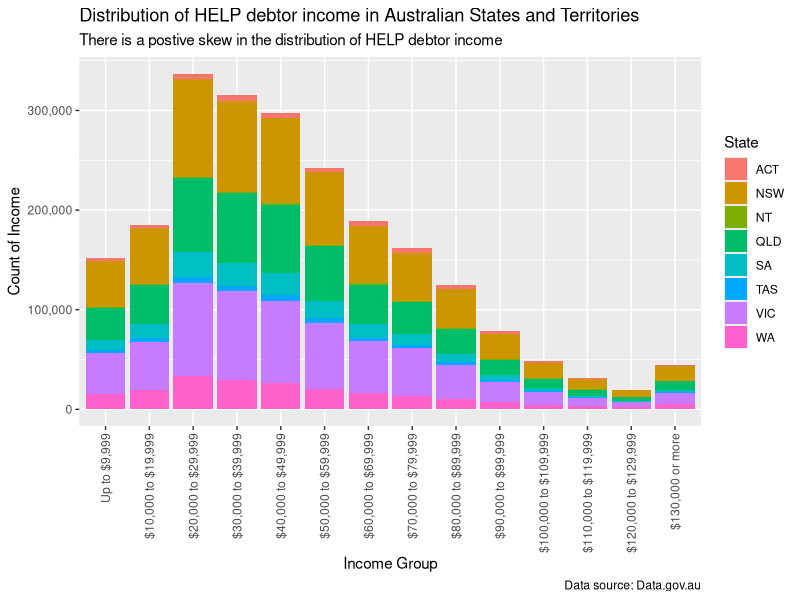
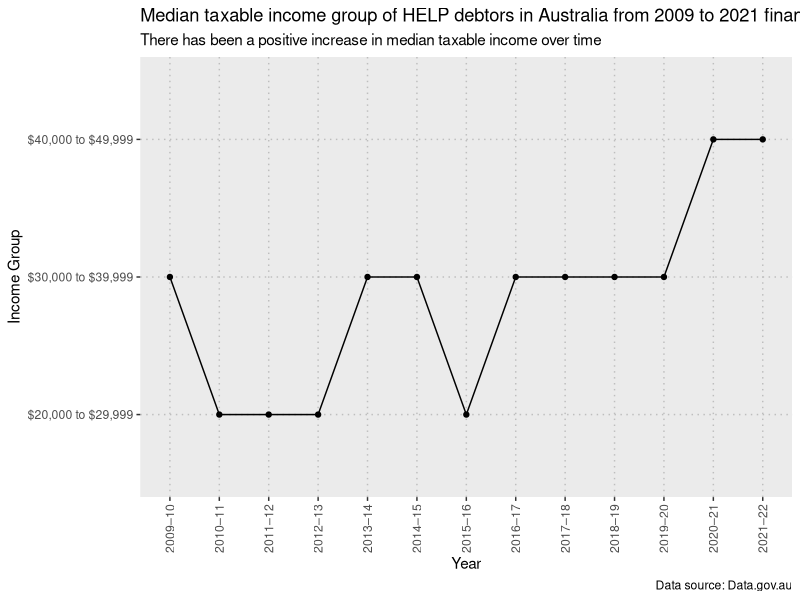

These charts were generated, in order, by the following R code:
## ---- chunk 1
knitr::opts_chunk$set(echo = TRUE)

# Loading Libraries
library(readxl)
library(dplyr)
library(tidyr)
library(ggplot2)
library(scales)
library(tidyverse)

# Loading Data
table_1 <- read_xlsx("Data/help-statistics-2021-2022.xlsx", sheet = 2, skip = 2, col_names = TRUE)
table_2 <- read_xlsx("Data/help-statistics-2021-2022.xlsx", sheet = 3, skip = 2, col_names = TRUE)
table_3 <- read_xlsx("Data/help-statistics-2021-2022.xlsx", sheet = 4, skip = 2, col_names = TRUE)
table_4 <- read_xlsx("Data/help-statistics-2021-2022.xlsx", sheet = 5, skip = 2, col_names = TRUE)
table_7 <- read_xlsx("Data/help-statistics-2021-2022.xlsx", sheet = 8, skip = 2, col_names = TRUE)
## ---- chunk 2

income_dist <- table_7 %>%
  select('Financial year', 'HELP repayment income', 'ACT', 'NSW', 'NT', 'QLD', 'SA', 'TAS', 'VIC', 'WA') %>%
  filter(`Financial year` == "2021–22") %>%
  filter(`HELP repayment income` != "Unknown")

pivoted_dist <- income_dist %>%
  pivot_longer(
    cols = c('ACT', 'NSW', 'NT', 'QLD', 'SA', 'TAS', 'VIC', 'WA'),
    names_to = "State",
    values_to = "Count")

income_factor = c("Up to $9,999", "$10,000 to $19,999", "$20,000 to $29,999", "$30,000 to $39,999", "$40,000 to $49,999", "$50,000 to $59,999", "$60,000 to $69,999", "$70,000 to $79,999", "$80,000 to $89,999", "$90,000 to $99,999", "$100,000 to $109,999", "$110,000 to $119,999", "$120,000 to $129,999", "$130,000 or more")

dist_plot <- ggplot(data = pivoted_dist, aes(x = factor(`HELP repayment income`, level = income_factor), y = Count, fill = State)) +
  geom_bar(stat="identity") +
  theme(axis.text.x = element_text(angle = 90, vjust = 0.5, hjust=1)) +
  scale_y_continuous(name="Count of Income", labels = label_comma()) +
  xlab("Income Group") +
  labs(title = "Distribution of HELP debtor income in Australian States and Territories", subtitle = "There is a postive skew in the distribution of HELP debtor income", caption = "Data source: Data.gov.au")

dist_plot

## ---- chunk 3

median_income <- table_7 %>%
  select('Financial year', 'HELP repayment income', 'ACT', 'NSW', 'NT', 'QLD', 'SA', 'TAS', 'VIC', 'WA') %>%
  filter(`HELP repayment income` != "Unknown")

median_pivot <- median_income %>%
  pivot_longer(
    cols = c('ACT', 'NSW', 'NT', 'QLD', 'SA', 'TAS', 'VIC', 'WA'),
    names_to = "State",
    values_to = "Count")

median_pivot <- mutate(median_pivot, `HELP repayment income` = case_when(
    `HELP repayment income`=="Up to $9,999" ~ 9999,
    `HELP repayment income`=="$10,000 to $19,999" ~ 19999, 
    `HELP repayment income`=="$20,000 to $29,999" ~ 29999, 
    `HELP repayment income`=="$30,000 to $39,999" ~ 39999, 
    `HELP repayment income`=="$40,000 to $49,999" ~ 49999, 
    `HELP repayment income`=="$50,000 to $59,999" ~ 59999, 
    `HELP repayment income`=="$60,000 to $69,999" ~ 69999, 
    `HELP repayment income`=="$70,000 to $79,999" ~ 79999, 
    `HELP repayment income`=="$80,000 to $89,999" ~ 89999, 
    `HELP repayment income`=="$90,000 to $99,999" ~ 99999, 
    `HELP repayment income`=="$100,000 or more" ~ 100000,
    `HELP repayment income`=="$100,000 to $109,999" ~ 109999,
    `HELP repayment income`=="$110,000 to $119,999" ~ 119999, 
    `HELP repayment income`=="$120,000 to $129,999" ~ 129999, 
    `HELP repayment income`=="$130,000 or more" ~ 130000,
    is.na(`HELP repayment income`) ~ 0
    ))

median_pivoted <- median_pivot %>%
  group_by(`Financial year`) %>%
  summarise(
    median_income = sort(rep(`HELP repayment income`,Count))[length(rep(`HELP repayment income`,Count))/2]
  )

median_pivoted <- mutate(median_pivoted, median_income = case_when(
    median_income== 9999 ~ "Up to $9,999",
    median_income==19999 ~ "$10,000 to $19,999", 
    median_income==29999 ~ "$20,000 to $29,999", 
    median_income==39999 ~ "$30,000 to $39,999", 
    median_income==49999 ~ "$40,000 to $49,999", 
    median_income==59999 ~ "$50,000 to $59,999", 
    median_income==69999 ~ "$60,000 to $69,999", 
    median_income==79999 ~ "$70,000 to $79,999", 
    median_income==89999 ~ "$80,000 to $89,999", 
    median_income==99999 ~ "$90,000 to $99,999",
    median_income==100000 ~ "$100,000 or more",
    median_income==109999 ~ "$100,000 to $109,999", 
    median_income==119999 ~ "$110,000 to $119,999", 
    median_income==129999 ~ "$120,000 to $129,999", 
    median_income==130000 ~ "$130,000 or more"
    ))

median_plot <- ggplot(data = median_pivoted, aes(x = `Financial year`, y = median_income, group = 1)) +
  geom_line() +
  geom_point() +
  labs(title = "Median taxable income group of HELP debtors in Australia from 2009 to 2021 financial year", 
       subtitle = "There has been a positive increase in median taxable income over time", 
       caption = "Data source: Data.gov.au") +
  ylab("Income Group") +
  xlab("Year") +
  theme(panel.grid.major = element_line(color = "grey",
                                        size = 0.5,
                                        linetype = 3),
        axis.text.x = element_text(angle = 90, vjust = 0.5, hjust=1))

median_plot
